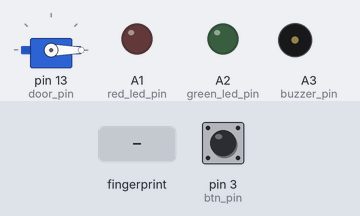
A sketch run on a simulated Arduino Uno, built with avr-gcc and run on an emulated ATmega328P. On the bench: servo, output pins drawn as LEDs (lit = HIGH), buzzer (waves = sounding, pin HIGH). Inputs (shaded band) come from the test bench; at power-on: pin 3 (btn_pin) HIGH. The modem accepts every AT command (registered, SIM ready, sends succeed) and sends nothing else.

Above: at 10.1 s.
10.2 s: pin 3 (btn_pin) pulled LOW for 0.15 s
At 11.4 s:
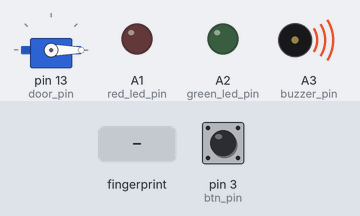
11.8 s: finger stored as number 1 placed on the sensor
At 14.2 s:
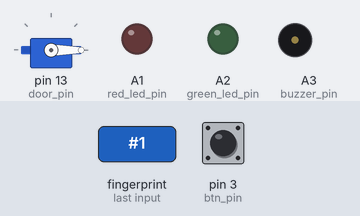
14.5 s: pin 3 (btn_pin) pulled LOW for 1 s
At 15.1 s:
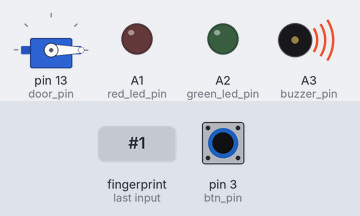
Timing chart, 0 to 17.5 s (numbered marks = the images above; inputs shaded):
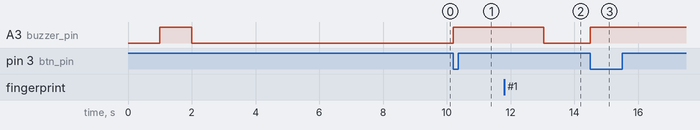

Measured:
- after the input at 10.2 s, A3 (buzzer_pin): LOW → HIGH at once
- after the input at 11.8 s, A3 (buzzer_pin): HIGH → LOW after 1.2 s
- after the input at 14.5 s, A3 (buzzer_pin): LOW → HIGH at once

The sketch:

VTE346.ino
```cpp
#include "Operations.h"

void setup() {
  initialize();
}

void loop() {
  // Wait for the finger print
  while (!getFingerprint())
    ;

  if (isAuthorized(fingerprint_id))
    openDoor();

  for (int i = 0; i < phones; i++)
    sendSMS(phone_numbers[i], scanned_person);
}
```

Communication.h
```cpp
#include <SoftwareSerial.h>
#define gsm_Rx 9
#define gsm_Tx 10

SoftwareSerial serialGSM(gsm_Rx, gsm_Tx);

// Decralation of useful variables
bool alert;
const char* phone_numbers[] = {
  "+255683628828",
  "+255655191803",
  "+255768031174",
  "+255744788692"
};

uint8_t phones = sizeof(phone_numbers) / sizeof(phone_numbers[0]);


// Method for gsm command
void commandGSM(String command) {
  serialGSM.println(command);
  delay(2e3);
  while (serialGSM.available()) {
    Serial.write(serialGSM.read());
    delay(50);
  }
}

void initializeGSM(){
  serialGSM.listen();
  commandGSM("AT");
  commandGSM("AT+CMGF=1");
  commandGSM("AT+CNMI=2,2,0,0,0");
  serialGSM.stopListening();
}

void sendSMS(String phone, String name) {
  serialGSM.listen();
  String message = "Hello! It seems " + name + ", open the door right now";

  commandGSM("AT+CMGS=\"" + phone + "\"");
  commandGSM(message); delay(3e3);
  serialGSM.println(char(26));
  while (serialGSM.available()) {
    Serial.write(serialGSM.read());
    delay(50);
  }
  serialGSM.stopListening();
}
```

FingerPrint.h
```cpp
#include "Arduino.h"
#include <Adafruit_Fingerprint.h>
#include <SoftwareSerial.h>
#define Rx 8
#define Tx 7

SoftwareSerial serialFingerprint(Rx, Tx);
Adafruit_Fingerprint finger = Adafruit_Fingerprint(&serialFingerprint);

int fingerprint, fingerprint_id = 0, tz = 1;
bool error = false;

// Method for buzzer beep
void beepSound() {
  digitalWrite(buzzer_pin, HIGH);
  delay(1000);
  digitalWrite(buzzer_pin, LOW);
}

void warningSound() {
  beepSound();
  delay(500);
  beepSound();
  delay(500);
  beepSound();
}


// Methode to initialize fingerprint
void initializeFingerprint() {
  serialFingerprint.listen();
  Serial.println("\n\nAdafruit Fingerprint sensor enrollment");
  finger.begin(57600);

  if (finger.verifyPassword()) {
    beepSound();
    Serial.println("Found fingerprint sensor!");
  } else {
    warningSound();
    Serial.println("Did not find fingerprint sensor :(");
    while (1) { delay(1); }
  }
  serialFingerprint.stopListening();
}


// Method to scann fingerprint
void scanFingerprint() {
  fingerprint = finger.getImage();
  while (fingerprint == FINGERPRINT_NOFINGER)
    fingerprint = finger.getImage();


  if (fingerprint == FINGERPRINT_OK) {
    if (tz == 1) {
      fingerprint = finger.image2Tz(tz);
      tz = 2;
    } else if (tz == 2) {
      fingerprint = finger.image2Tz(tz);
      tz = 1;
    }

    if (fingerprint == FINGERPRINT_OK)
      beepSound();
    else {
      warningSound();
      error = true;
    }
  } else {
    warningSound();
    error = true;
  }

  while (fingerprint != FINGERPRINT_NOFINGER)
    fingerprint = finger.getImage();
  fingerprint = -1;
}

// Methode to get New finger print
bool getFingerprint() {
  serialFingerprint.listen();
  scanFingerprint();
  if (error == true) {
    error = false;
    return false;
  }

  fingerprint = finger.fingerSearch();
  if (fingerprint == FINGERPRINT_OK) {
    fingerprint_id = finger.fingerID;
    serialFingerprint.stopListening();
    return true;
  }
  serialFingerprint.stopListening();
  return false;
}
```

Operations.h
```cpp
// Decralation of pin connections
uint8_t btn_pin = 3,
        door_pin = 13,
        buzzer_pin = A3,
        red_led_pin = A1,
        green_led_pin = A2;

#include <Servo.h>
#include "FingerPrint.h"
#include "Communication.h"

Servo door;

//  Definition of usefull variables
int alerting_time = 5000; //Adjast this to change the alerting alarm time
int door_waiting_time = 5000; // Adjast this to change the door waiting time to close after being opened
String scanned_person = "Unknown";
unsigned long initial_alerting_time;
const char* authorized_members[][2] = {
  {"Kapilima", "1234"},
  {"Agaton", "2343"},
  {"Agness", "243"},
  {"Rose", "23423"}
};

const char* unauthorized_members[][2] = {
  {"Chavala", 1231},
  {"Jiulize", 2341},
  {"John Mtaalam", 234}
};

uint8_t number_of_authorized = sizeof(authorized_members) / sizeof(authorized_members[0]),
        number_of_unauthorized = sizeof(unauthorized_members) / sizeof(unauthorized_members[0]);

// Method to show alert
void alertISR() {
  digitalWrite(buzzer_pin, HIGH);
  initial_alerting_time = millis();
}

// Alert method
void stopAlert() {
  if (millis() - initial_alerting_time > alerting_time)
    digitalWrite(buzzer_pin, LOW);
}

// Method to initialize system
void initialize() {
  pinMode(buzzer_pin, OUTPUT);
  pinMode(red_led_pin, OUTPUT);
  pinMode(green_led_pin, OUTPUT);
  pinMode(btn_pin, INPUT_PULLUP);

  initializeFingerprint();
  door.attach(door_pin);
  door.write(0);
  initializeGSM();

  attachInterrupt(digitalPinToInterrupt(btn_pin), alertISR, FALLING);
}


// Method to check for authorized fingerprint
bool isAuthorized(const char* target) {
  for (int i = 0; i < number_of_authorized; i++)
    if (strcmp(authorized_members[i][1], target) == 0){
      scanned_person = authorized_members[i][0];
      return true;
    }

  for(int i=0; i<number_of_unauthorized; i++)
    if(strcmp(unauthorized_members[i][1], target) == 0){
      scanned_person = unauthorized_members[i][0];
      return false;
    }

  scanned_person = "Unknown";
  return false;
}


// Meethod to open the gate
void openDoor(){
  int postion = 0;
  for (postion = 0; postion <= 180; postion += 1) {
    door.write(postion);
    delay(15);
  }

  delay(door_waiting_time);

  for (postion = 180; postion >= 0; postion -= 1) {
    door.write(postion);
    delay(15);
  }
}
```
